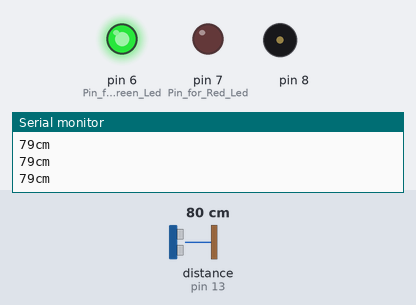
Recording of a sketch running on a simulated Arduino Uno, built with avr-gcc and run on an emulated ATmega328P. Parts: output pins drawn as LEDs (lit = HIGH), buzzer (waves = sounding), the last lines printed to the serial monitor. Wiring (inferred from the names in the program): ultrasonic range finder: trigger pin 12; echo pin 13. Dashed ring = blinking. The test bench sets the inputs (shaded band); at power-on: distance to the obstacle (sensor on pin 13) 80 cm. The echo pulse lasts 58.3 µs per cm; pins used as bus, display or sensor lines are not drawn.

Above: at 1.2 s.
1.3 s: distance to the obstacle (sensor on pin 13) set to 57 cm
4.3 s: distance to the obstacle (sensor on pin 13) set to 47 cm
At 4.68 s:
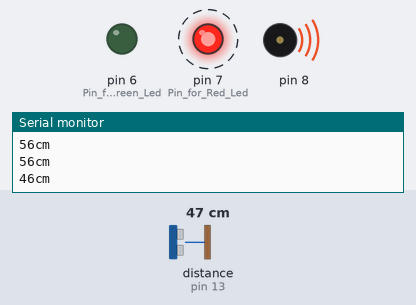
7.3 s: distance to the obstacle (sensor on pin 13) set to 250 cm
At 7.6 s:
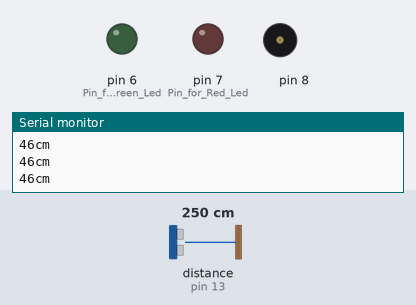
9.5 s: distance to the obstacle (sensor on pin 13) set to 202 cm
11.0 s: distance to the obstacle (sensor on pin 13) set to 194 cm
At 11.16 s:
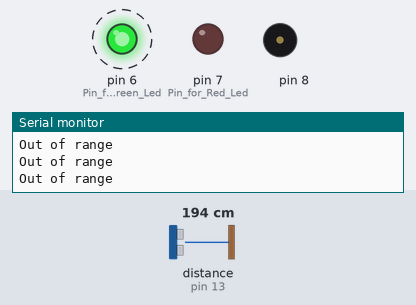
14.0 s: distance to the obstacle (sensor on pin 13) set to 2 cm
At 14.33 s:
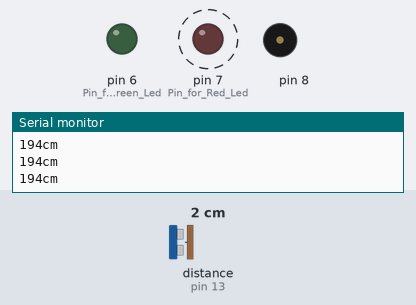
Timing chart, 0 to 18.0 s (numbered marks = the images above; inputs shaded):
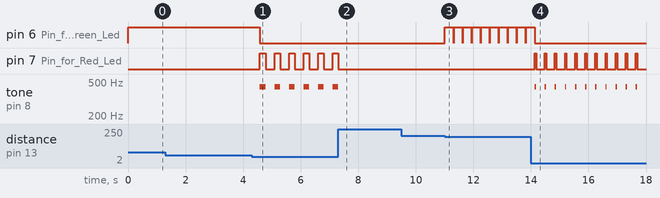

Measured:
- the behaviour switches between 52 and 51 cm on distance to the obstacle (sensor on pin 13) (found by bisection; images 0 and 1)
- the behaviour switches between 200 and 199 cm on distance to the obstacle (sensor on pin 13) (found by bisection; images 2 and 3)
- after the input at 4.3 s, pin 6 (Pin_for_Green_Led): HIGH → LOW after 0.28 s; pin 7 (Pin_for_Red_Led): alternates HIGH for 0.20 s and LOW for 0.30 s, starting after 0.29 s; tone on pin 8: alternates 440 Hz for 0.20 s and silent for 0.30 s, starting after 0.29 s
- after the input at 7.3 s, pin 7 (Pin_for_Red_Led): goes on until 7.3 s, then stays LOW; tone on pin 8: goes on until 7.3 s, then stays silent
- after the input at 11.0 s, pin 6 (Pin_for_Green_Led): alternates HIGH for 0.30 s and LOW for 0.01 s, starting at once
- after the input at 14.0 s, pin 6 (Pin_for_Green_Led): goes on until 14.1 s, then stays LOW; pin 7 (Pin_for_Red_Led): alternates HIGH for 0.05 s and LOW for 0.30 s, starting after 0.13 s; tone on pin 8: alternates 440 Hz for 0.05 s and silent for 0.30 s, starting after 0.13 s

The sketch:

Blind_Man_arduino_code.ino
```cpp
//******************************** Code for Blind Man Device Project *******************************************

#define trigPin 12 //trigger pin of Ultrasonic Sensor
#define echoPin 13 //echo pin of Ultrasonic Sensor

void setup() {
  // put your setup code here, to run once:
  Serial.begin(115200);
  pinMode(trigPin, OUTPUT);
  pinMode(echoPin, INPUT);
  pinMode(7, OUTPUT); //Pin for Red Led
  pinMode(6, OUTPUT); //Pin for Green Led
}

void loop() {
  // put your main code here, to run repeatedly:
 int duration,distance;
 digitalWrite(trigPin,HIGH);
 delayMicroseconds(1000);
 digitalWrite(trigPin,LOW);
 duration=pulseIn(echoPin,HIGH); //Record for how much time echoPin is high
 distance=(duration/2)/29.1; //Calculate distance

 if(distance>=200 || distance<=0){
  Serial.println("Out of range");
 }
 else if(distance>=0 && distance<=30){
  beepFast(); //Call beepFast function
  Serial.print(distance);
  Serial.println("cm");
 }
 else if(distance>=31 && distance<=50){
  Serial.print(distance);
  Serial.println("cm");
  beepMedium(); //Call beepMedium function
 }
 else{
  beepNo(); //Call beepNo function
  Serial.print(distance);
  Serial.println("cm");
 }
}

void beepFast(){
  tone(8,440,200); //At pin 8 Buzzer play a tone for 200 miliseconds at the frquency of 440
  digitalWrite(7,HIGH); //Turn on Red Led
  delay(50);
  noTone(8); //Turn off buzzer tone
  digitalWrite(7,LOW); //Turn off Red Led
  delay(300);
}

void beepMedium(){
  tone(8,440,200); //At pin 8 Buzzer play a tone for 200 miliseconds at the frquency of 440
  digitalWrite(7, HIGH); //Turn on Red Led
  delay(200);
  noTone(8); //Turn off buzzer tone
  digitalWrite(7,LOW); //Turn off Red Led
  delay(300);
}

void beepNo(){
  noTone(8); //Turn off buzzer tone
  digitalWrite(6,HIGH); //Turn on Green Led
  delay(300);
  digitalWrite(6,LOW);//Turn off Green Led
}
```
